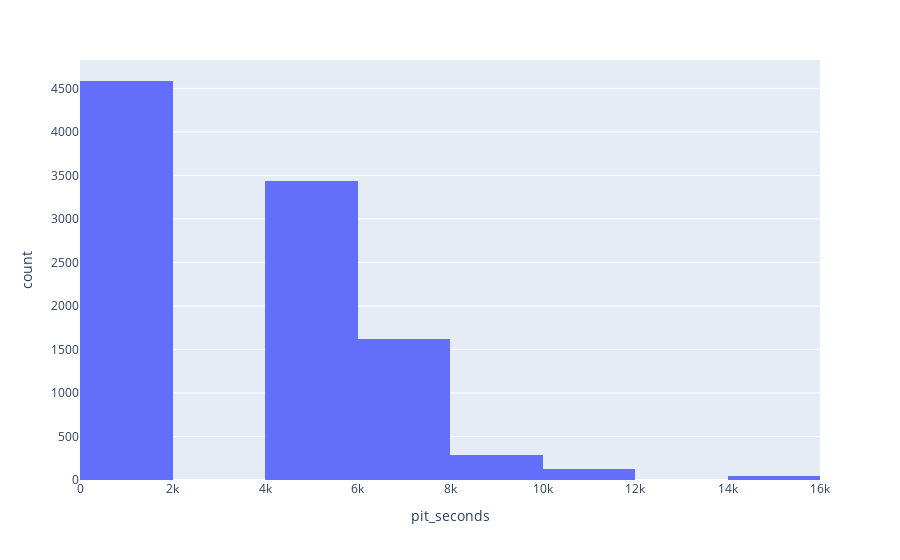

Source (notebook cell):
### Code cell
fig = px.histogram(results_pit_stops, x="pit_seconds", nbins=10)
fig.show()

### Figure 1 — Plotly figure (JSON) as saved in the notebook; plotly's stock layout.template omitted (floating-point values rounded to 4 significant figures; data arrays with more than 128 entries replaced by an {"elided": "..."} marker saying what was removed)
{"data": [{"alignmentgroup": "True", "bingroup": "x", "hovertemplate": "pit_seconds=%{x}<br>count=%{y}<extra></extra>", "legendgroup": "", "marker": {"color": "#636efa", "pattern": {"shape": ""}}, "name": "", "nbinsx": 10, "offsetgroup": "", "orientation": "v", "showlegend": false, "type": "histogram", "x": {"elided": "10089 float values"}, "xaxis": "x", "yaxis": "y"}], "layout": {"barmode": "relative", "legend": {"tracegroupgap": 0}, "margin": {"t": 60}, "xaxis": {"anchor": "y", "domain": [0, 1], "title": {"text": "pit_seconds"}}, "yaxis": {"anchor": "x", "domain": [0, 1], "title": {"text": "count"}}}}
